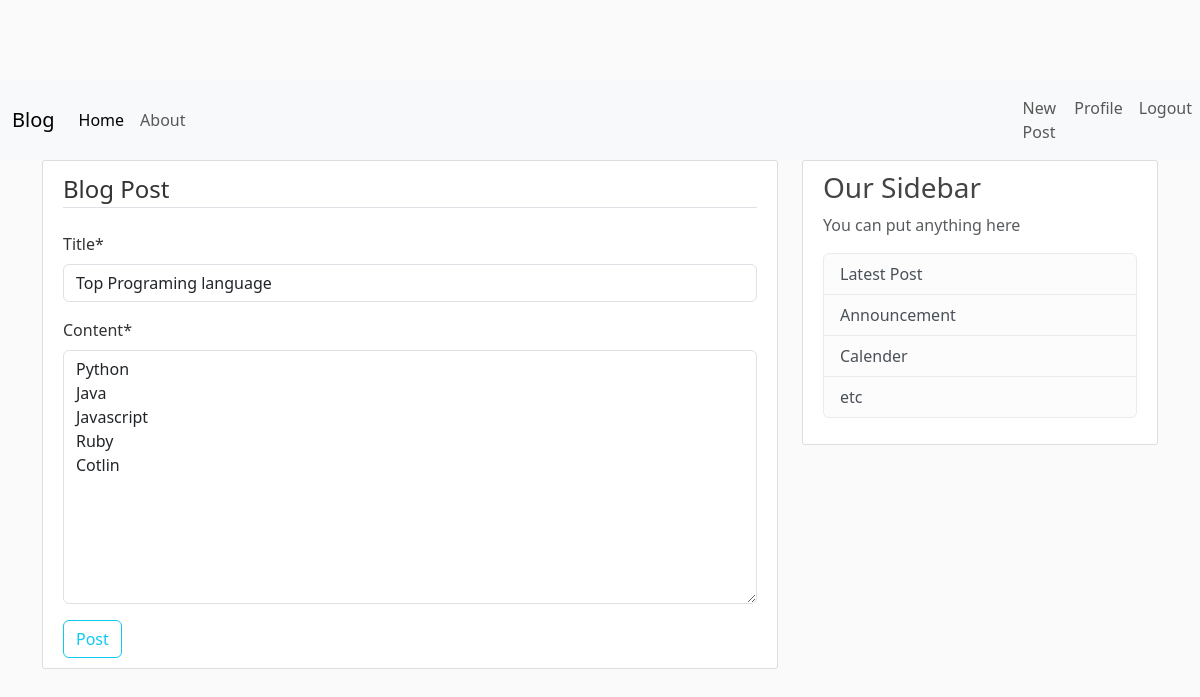
Screenshot of /post/8/update/ (signed in) with the database file from the repository.
### blog/models.py (models this page shows, shortened)
class Post(models.Model):
    title = models.CharField(max_length=100)
    content = models.TextField(max_length=500)
    date_posted = models.DateTimeField(default=timezone.now)
    author = models.ForeignKey(User, on_delete=models.CASCADE)

### blog/views.py (the view, shortened to what this page needs)
# urls.py: path('post/<int:pk>/update/', PostUpdateView.as_view(), name='post-update'),
class PostUpdateView(LoginRequiredMixin, UserPassesTestMixin, UpdateView):
    model = Post
    fields = ['title', 'content']
    def test_func(self):
        post = self.get_object()
        if self.request.user == post.author:
            return True
        return False

### blog/templates/blog/post_form.html (shortened to what this page needs)
{% extends 'blog/base.html' %}
{% load crispy_forms_tags %}
    {% block content %}
        <div class="content-section">
            <form method="POST" action="">
                <fieldset class="form-group">
                    <legend class="border-bottom mb-4">Blog Post</legend>
                    {{ form|crispy}}
                </fieldset>
                <div class="form-group">
                    <button class="btn btn-outline-info" type="submit">Post</button>
                </div>
            </form>
        </div>
    {% endblock content %}

### blog/static/blog/main.css (style rules this page uses)
body { background: #fafafa; color: #333333; margin-top: 5rem; }
.content-section { background: #ffffff; padding: 10px 20px; border: 1px solid #dddddd; border-radius: 3px; margin-bottom: 20px; }

### rows the page displays
Post: title "Top Programing language", content "Python Java Javascript Ruby Cotlin"
